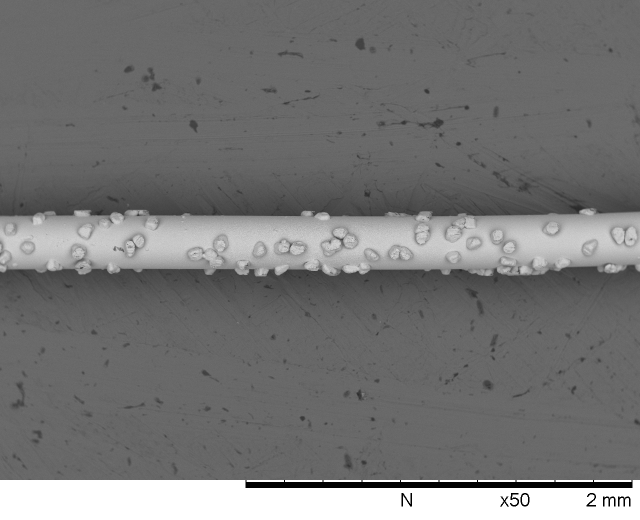
#> input picture images/fio_2.8.tif, 1280 x 1040 px, found by its file name (shown at 1/2 size)
$ python edge_sharpening.py
#> lines starting #> are read from the running program, lines starting #| are printed output that depends on the picture
import numpy as np
import cv2
import matplotlib.pyplot as plt

imgBig = cv2.imread('fio_2.8.tif')
#> imgBig is the input picture: shape (1040, 1280, 3); min 0, max 255, mean 117.4

scale_percent = 100 # percent of original size
w = int(imgBig.shape[1] * scale_percent / 100)
#> w = 1280
h = int(imgBig.shape[0] * scale_percent / 100)
#> h = 1040
dim = (w, h)
#> dim = (1280, 1040)

# resize image
imgResized = cv2.resize(imgBig, dim, interpolation=cv2.INTER_AREA)

# crop image
y = 460
x = 0
img = imgResized[(y):(h-y-70),x:w]
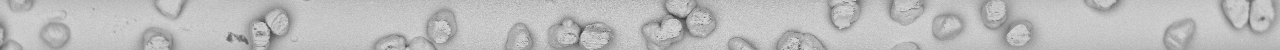
#> img: shape (50, 1280, 3); min 57, max 226, mean 187.3
img_copy = img.copy()
print(img.shape)
#| (50, 1280, 3)


#converting to grayscale
imgGray = cv2.cvtColor(img, cv2.COLOR_BGR2GRAY)
print(imgGray.shape)
#| (50, 1280)

hist = cv2.calcHist([imgGray], [0], None, [256], [0,256] )
#> hist = 256 values, max 2882 at index 199, min 0 at index 0, mean 250
plt.hist(imgGray.ravel(),256,[0,256]);
plt.show()
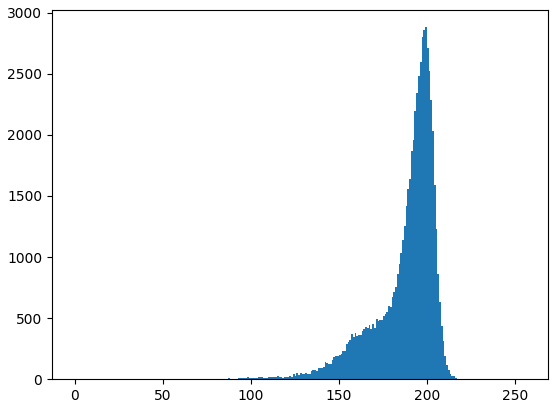
#> figure drawn by matplotlib, 1 panel; tallest bar 2882 high, from x = 199 to 200


median_blur = cv2.medianBlur(imgGray, 3)


kernel_sharpen_1 = np.array([[-1,-1,-1], [-1,9,-1], [-1,-1,-1]])
kernel_sharpen_2 = np.array([[1,1,1], [1,-7,1], [1,1,1]])
kernel_sharpen_3 = np.array([[-1,-1,-1,-1,-1],
[-1,2,2,2,-1],
[-1,2,8,2,-1],
[-1,2,2,2,-1],
[-1,-1,-1,-1,-1]]) / 8.0
# applying different kernels to the input image
output_1 = cv2.filter2D(median_blur, -1, kernel_sharpen_1)
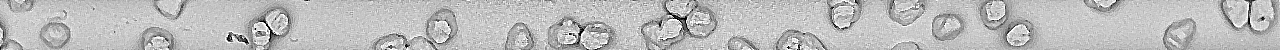
#> output_1: shape (50, 1280); min 0, max 255, mean 187.3
output_2 = cv2.filter2D(median_blur, -1, kernel_sharpen_2)
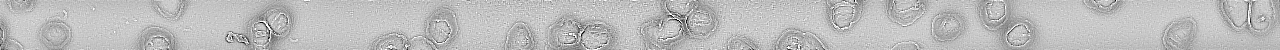
#> output_2: shape (50, 1280); min 0, max 255, mean 187.5
output_3 = cv2.filter2D(median_blur, -1, kernel_sharpen_3)
cv2.imshow('Sharpening', output_1)
cv2.imshow('Excessive Sharpening', output_2)
cv2.imshow('Edge Enhancement', output_3)
cv2.waitKey(0)
cv2.destroyAllWindows()

$ run again, with images/fio_2.1.tif copied over images/fio_2.8.tif
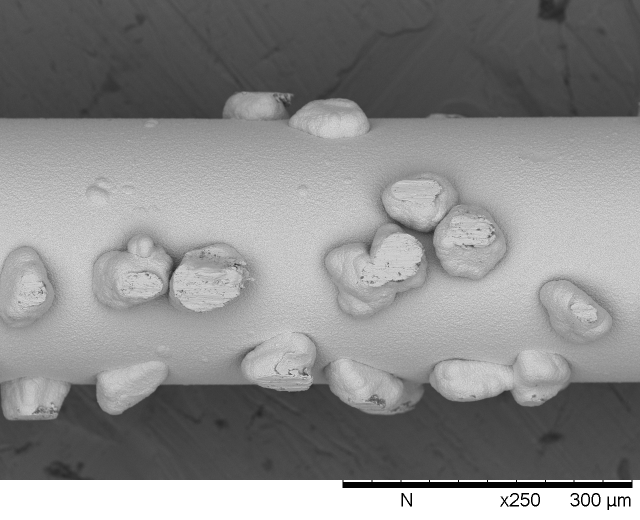
#> input picture images/fio_2.1.tif, 1280 x 1040 px, found by its file name (shown at 1/2 size)
#> imgBig is the input picture: shape (1040, 1280, 3); min 0, max 255, mean 137.9
#| (50, 1280, 3)
#| (50, 1280)
#> hist = 256 values, max 1496 at index 195, min 0 at index 0, mean 250
#> `plt.show()`:
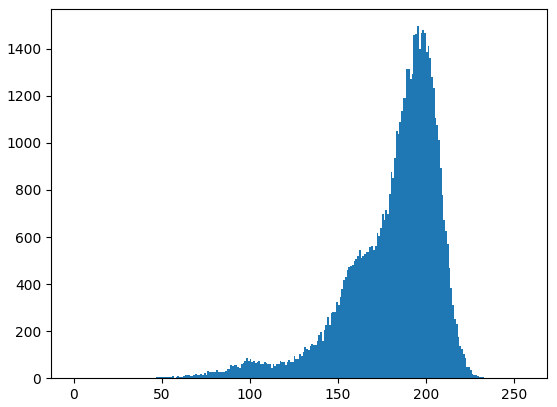
#> figure drawn by matplotlib, 1 panel; tallest bar 1496 high, from x = 195 to 196
#> `output_2 = cv2.filter2D(median_blur, -1, kernel_sharpen_2)`:
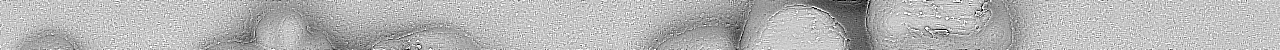
#> output_2: shape (50, 1280); min 0, max 255, mean 180.8
